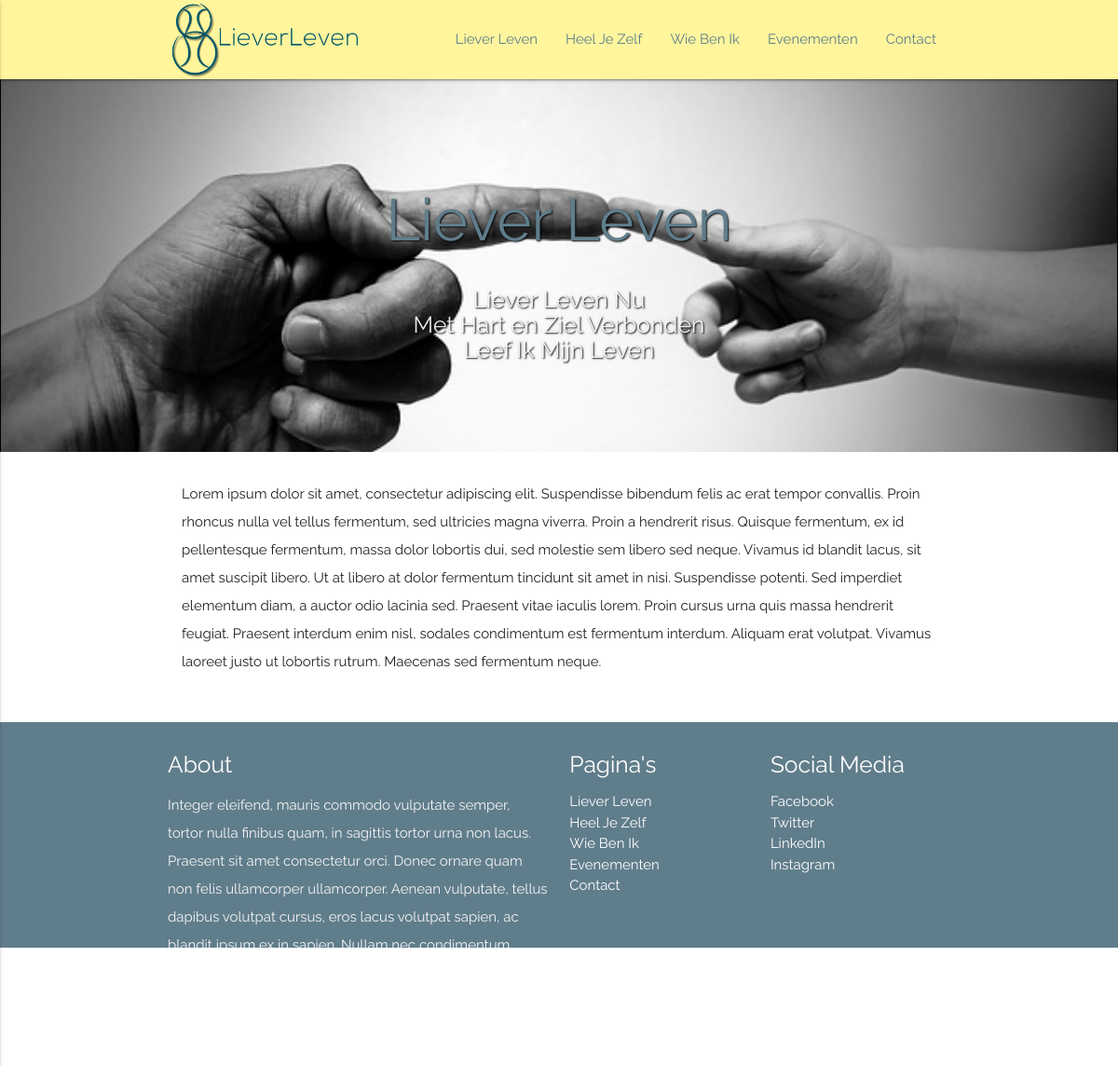
/content/lieverleven/, run on the app's committed database.
### haiku_app/models.py (models this page shows, shortened)
class Haiku(models.Model):
    timestamp = models.DateTimeField(auto_now=False, auto_now_add=True)
    title = models.CharField(max_length=256)
    url_title = models.CharField(max_length=32, default='hello')
    image = models.ImageField(upload_to="img", blank=True)
    line_one = models.CharField(max_length=64)
    line_two = models.CharField(max_length=64)
    line_three = models.CharField(max_length=64)
    text = models.TextField()
    class Meta:
        verbose_name = "Haiku"
        verbose_name_plural = "Haiku's"

### haiku_app/views.py (the view)
# urls.py: url(r'^(?P<title_obj>[\w\-]+)/$', views.detailed, name='EvenementDetailed'),
def detailed(request, title_obj):
    haiku = Haiku.objects.get(url_title=title_obj)
    context = {
        'haiku': haiku,
    }
    return render(request, 'detailed.html', context)

### templates/detailed.html (shortened to what this page needs)
{% load staticfiles %}
<!DOCTYPE html>
<html lang="en">
<head>
  <link href="{% static 'css/materialize.css' %}" type="text/css" rel="stylesheet" media="screen,projection"/>
  <link href="{% static 'css/style.css' %}" type="text/css" rel="stylesheet" media="screen,projection"/>
</head>
<body>
  <nav class="yellow lighten-3" role="navigation">
    <div class="nav-wrapper container">
      <a id="logo-container" href="/" class="brand-logo"><img class="that-logo" src="{% static 'img/logo.png' %}" alt="Liever Leven"></a>
      <ul class="right hide-on-med-and-down">
        <li><a href="/content/lieverleven/" class="blue-grey-text">Liever Leven</a></li>
        <li><a href="/content/heeljezelf/" class="blue-grey-text">Heel Je Zelf</a></li>
        <li><a href="/content/wiebenik/" class="blue-grey-text">Wie Ben Ik</a></li>
        <li><a href="/evenementen/" class="blue-grey-text">Evenementen</a></li>
        <li><a href="/contact/" class="blue-grey-text">Contact</a></li>
      </ul>
    </div>
  </nav>
  <div id="index-banner" class="parallax-container" style="min-height:400px;">
    <div class="section no-pad-bot">
      <div class="container">
        <br><br>
        <h1 class="header center blue-grey-text shadow-the-hedgehog">{{ haiku.title }}</h1>
        <div class="row center">
          <h5 class="header col s12 shadow-the-hedgehog">{{ haiku.line_one }}<br>{{ haiku.line_two }}<br>{{ haiku.line_three }}</h5>
        </div>
        <br><br>
      </div>
    </div>
    <div class="parallax"><img src="{{ haiku.image.url }}" alt="Unsplashed background img 1"></div>
  </div>
  <div class="container">
    <div class="section">
      <div class="row">
        <div class="col s12 m12">
          <div class="icon-block">
            <p>{{ haiku.text }}</p>
          </div>
        </div>
      </div>
    </div>
  </div>
  <footer class="page-footer blue-grey">
    <div class="container">
      <div class="row">
        <div class="col l6 s12">
          <h5 class="white-text">About</h5>
          <p class="grey-text text-lighten-4">Integer eleifend, mauris commodo vulputate semper, tortor nulla finibus quam, in sagittis tortor urna non lacus. Praesent sit amet consectetur orci. Donec ornare quam non felis ullamcorper ullamcorper. Aenean vulputate, tellus dapibus volutpat cursus, eros lacus volutpat sapien, ac blandit ipsum ex in sapien. Nullam nec condimentum libero. In vitae.</p>
        </div>
        <div class="col l3 s12">
          <h5 class="white-text">Pagina's</h5>
          <ul>
            <li><a class="white-text" href="/content/lieverleven/">Liever Leven</a></li>
            <li><a class="white-text" href="/content/heeljezelf/">Heel Je Zelf</a></li>
            <li><a class="white-text" href="/content/wiebenik/">Wie Ben Ik</a></li>
            <li><a class="white-text" href="/evenementen/">Evenementen</a></li>
            <li><a class="white-text" href="/contact/">Contact</a></li>
          </ul>
        </div>
        <div class="col l3 s12">
          <h5 class="white-text">Social Media</h5>
          <ul>
            <li><a class="white-text" href="#!">Facebook</a></li>
            <li><a class="white-text" href="#!">Twitter</a></li>
            <li><a class="white-text" href="#!">LinkedIn</a></li>
            <li><a class="white-text" href="#!">Instagram</a></li>
          </ul>
        </div>
      </div>
    </div>
    <div class="footer-copyright">
      <div class="container">
      &copy; 2016 De Heelmeester, Gemaakt door <a class="yellow-text text-lighten-1" href="http://petertenlohuis.nl">Peter ten Lohuis</a>
      </div>
    </div>
  </footer>
  </body>
</html>

### static/static_dev/css/style.css (style rules this page uses)
html { font-family: 'Raleway', sans-serif; }
img { display: block; margin-left: auto; margin-right: auto; border: 1px #000 solid; box-shadow: 4px 4px 5px 0px rgba(0,0,0,0.75); }
nav ul a, nav .brand-logo { color: #444; }
p { line-height: 2rem; }
.that-logo { height: 85px; border: none; box-shadow: none; }
.shadow-the-hedgehog { text-shadow: 1px 1px 2px rgba(0, 0, 0, 1); }
.parallax-container { padding-top: 70px; min-height: 500px; line-height: 0; height: auto; color: rgba(255,255,255,.9); }
.parallax-container .section { width: 100%; }
@media only screen and (min-width: 601px) { nav, nav .nav-wrapper i, nav a.button-collapse, nav a.button-collapse i { height: 85px; line-height: 85px; } }
.icon-block { padding: 0 15px; }
footer.page-footer { margin: 0; }

### data on the page
Haiku: title "Liever Leven", line_one "Liever Leven Nu", line_two "Met Hart en Ziel Verbonden", line_three "Leef Ik Mijn Leven", image (picture), text "Lorem ipsum dolor sit amet, consectetur adipiscing elit. Suspendisse bibendum felis ac erat tempor convallis. Proin rhoncus nulla vel tellus fermentum, sed ultricies magna viverra. Proin a hendrerit risus. Quisque fermentum, ex id pellentesque fermentum, massa dolor lobortis dui, sed molestie sem libero sed neque. Vivamus id blandit lacus, sit amet suscipit libero. Ut at libero at dolor fermentum tincidunt sit amet in nisi. Suspendisse potenti. Sed imperdiet elementum diam, a auctor odio lacinia sed. Praesent vitae iaculis lorem. Proin cursus urna quis massa hendrerit feugiat. Praesent interdum enim nisl, sodales condimentum est fermentum interdum. Aliquam erat volutpat. Vivamus laoreet…"
